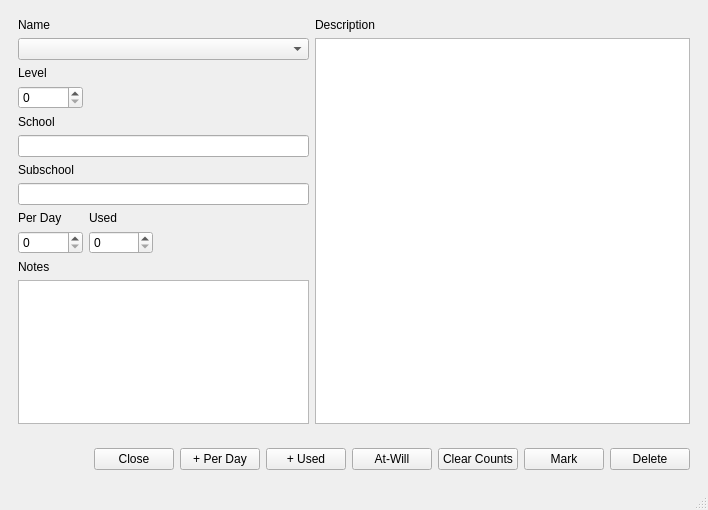
<?xml version="1.0" encoding="UTF-8"?>
<ui version="4.0">
 <class>SpellLikeEdit</class>
 <widget class="QMainWindow" name="SpellLikeEdit">
  <property name="geometry">
   <rect>
    <x>0</x>
    <y>0</y>
    <width>708</width>
    <height>510</height>
   </rect>
  </property>
  <property name="minimumSize">
   <size>
    <width>624</width>
    <height>439</height>
   </size>
  </property>
  <property name="windowTitle">
   <string>MainWindow</string>
  </property>
  <widget class="QWidget" name="centralwidget">
   <layout class="QVBoxLayout" name="verticalLayout">
    <item>
     <widget class="QWidget" name="widget" native="true">
      <layout class="QGridLayout" name="gridLayout">
       <item row="5" column="0" colspan="3">
        <widget class="QLineEdit" name="school"/>
       </item>
       <item row="11" column="0" colspan="3">
        <widget class="QPlainTextEdit" name="notes">
         <property name="minimumSize">
          <size>
           <width>291</width>
           <height>0</height>
          </size>
         </property>
         <property name="maximumSize">
          <size>
           <width>291</width>
           <height>16777215</height>
          </size>
         </property>
        </widget>
       </item>
       <item row="0" column="3">
        <widget class="QLabel" name="label_2">
         <property name="text">
          <string>Description</string>
         </property>
        </widget>
       </item>
       <item row="9" column="0">
        <widget class="QSpinBox" name="perDay"/>
       </item>
       <item row="3" column="0">
        <widget class="QSpinBox" name="level"/>
       </item>
       <item row="9" column="1">
        <widget class="QSpinBox" name="used"/>
       </item>
       <item row="1" column="3" rowspan="11">
        <widget class="QTextBrowser" name="description"/>
       </item>
       <item row="10" column="0" colspan="3">
        <widget class="QLabel" name="label_8">
         <property name="text">
          <string>Notes</string>
         </property>
        </widget>
       </item>
       <item row="4" column="0" colspan="3">
        <widget class="QLabel" name="label_4">
         <property name="text">
          <string>School</string>
         </property>
        </widget>
       </item>
       <item row="0" column="0" colspan="3">
        <widget class="QLabel" name="label">
         <property name="text">
          <string>Name</string>
         </property>
        </widget>
       </item>
       <item row="6" column="0" colspan="3">
        <widget class="QLabel" name="label_5">
         <property name="text">
          <string>Subschool</string>
         </property>
        </widget>
       </item>
       <item row="8" column="0">
        <widget class="QLabel" name="label_7">
         <property name="text">
          <string>Per Day</string>
         </property>
        </widget>
       </item>
       <item row="2" column="0">
        <widget class="QLabel" name="label_3">
         <property name="text">
          <string>Level</string>
         </property>
        </widget>
       </item>
       <item row="8" column="1">
        <widget class="QLabel" name="label_6">
         <property name="text">
          <string>Used</string>
         </property>
        </widget>
       </item>
       <item row="1" column="0" colspan="3">
        <widget class="QComboBox" name="name"/>
       </item>
       <item row="9" column="2">
        <spacer name="horizontalSpacer_3">
         <property name="orientation">
          <enum>Qt::Horizontal</enum>
         </property>
         <property name="sizeType">
          <enum>QSizePolicy::Fixed</enum>
         </property>
         <property name="sizeHint" stdset="0">
          <size>
           <width>150</width>
           <height>20</height>
          </size>
         </property>
        </spacer>
       </item>
       <item row="7" column="0" colspan="3">
        <widget class="QLineEdit" name="subschool"/>
       </item>
      </layout>
     </widget>
    </item>
    <item>
     <widget class="QWidget" name="widget_2" native="true">
      <property name="maximumSize">
       <size>
        <width>16777215</width>
        <height>50</height>
       </size>
      </property>
      <layout class="QHBoxLayout" name="horizontalLayout">
       <item>
        <spacer name="horizontalSpacer">
         <property name="orientation">
          <enum>Qt::Horizontal</enum>
         </property>
         <property name="sizeHint" stdset="0">
          <size>
           <width>40</width>
           <height>20</height>
          </size>
         </property>
        </spacer>
       </item>
       <item>
        <widget class="QPushButton" name="closeButton">
         <property name="text">
          <string>Close</string>
         </property>
        </widget>
       </item>
       <item>
        <widget class="QPushButton" name="perDayButton">
         <property name="text">
          <string>+ Per Day</string>
         </property>
        </widget>
       </item>
       <item>
        <widget class="QPushButton" name="usedButton">
         <property name="text">
          <string>+ Used</string>
         </property>
        </widget>
       </item>
       <item>
        <widget class="QPushButton" name="atWillButton">
         <property name="text">
          <string>At-Will</string>
         </property>
        </widget>
       </item>
       <item>
        <widget class="QPushButton" name="clearButton">
         <property name="text">
          <string>Clear Counts</string>
         </property>
        </widget>
       </item>
       <item>
        <widget class="QPushButton" name="markButton">
         <property name="text">
          <string>Mark</string>
         </property>
        </widget>
       </item>
       <item>
        <widget class="QPushButton" name="deleteButton">
         <property name="text">
          <string>Delete</string>
         </property>
        </widget>
       </item>
      </layout>
     </widget>
    </item>
   </layout>
  </widget>
  <widget class="QMenuBar" name="menubar">
   <property name="geometry">
    <rect>
     <x>0</x>
     <y>0</y>
     <width>708</width>
     <height>21</height>
    </rect>
   </property>
  </widget>
  <widget class="QStatusBar" name="statusbar"/>
 </widget>
 <tabstops>
  <tabstop>name</tabstop>
  <tabstop>level</tabstop>
  <tabstop>school</tabstop>
  <tabstop>subschool</tabstop>
  <tabstop>perDay</tabstop>
  <tabstop>used</tabstop>
  <tabstop>notes</tabstop>
  <tabstop>description</tabstop>
  <tabstop>closeButton</tabstop>
  <tabstop>perDayButton</tabstop>
  <tabstop>usedButton</tabstop>
  <tabstop>atWillButton</tabstop>
  <tabstop>clearButton</tabstop>
  <tabstop>markButton</tabstop>
  <tabstop>deleteButton</tabstop>
 </tabstops>
 <resources/>
 <connections/>
</ui>
